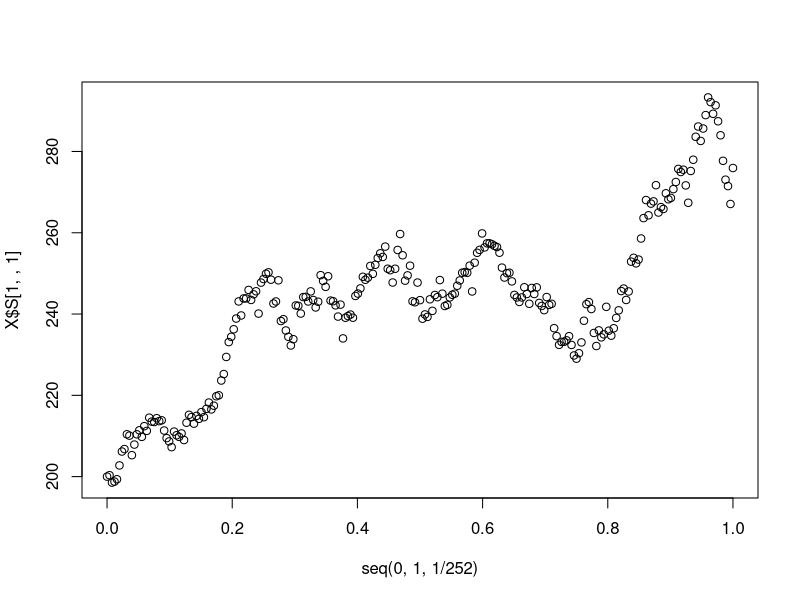
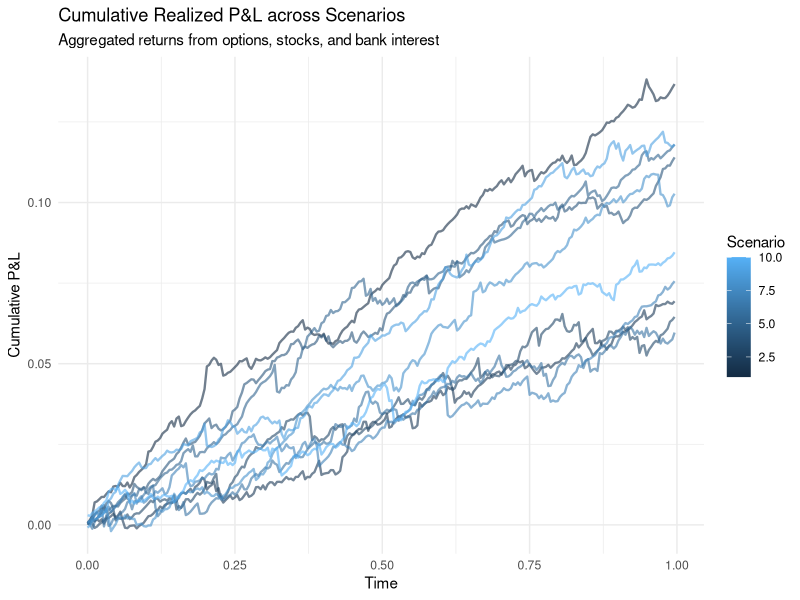
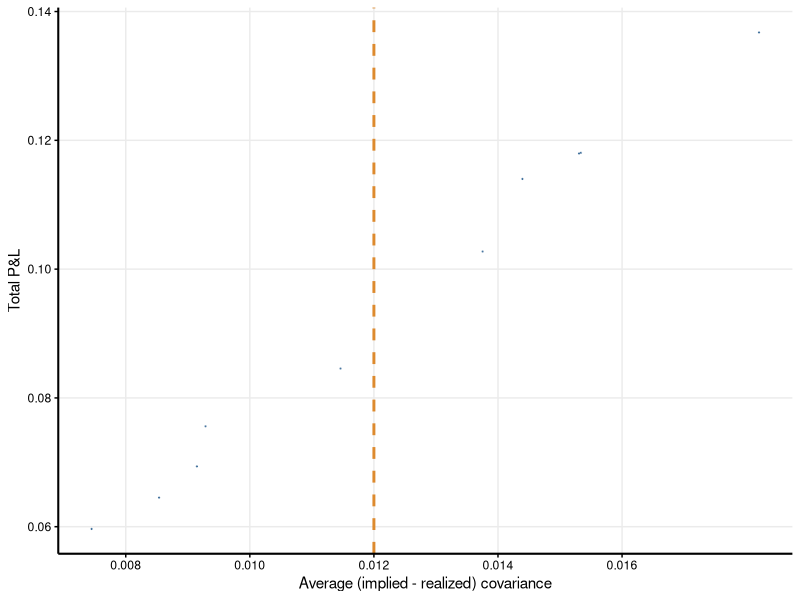
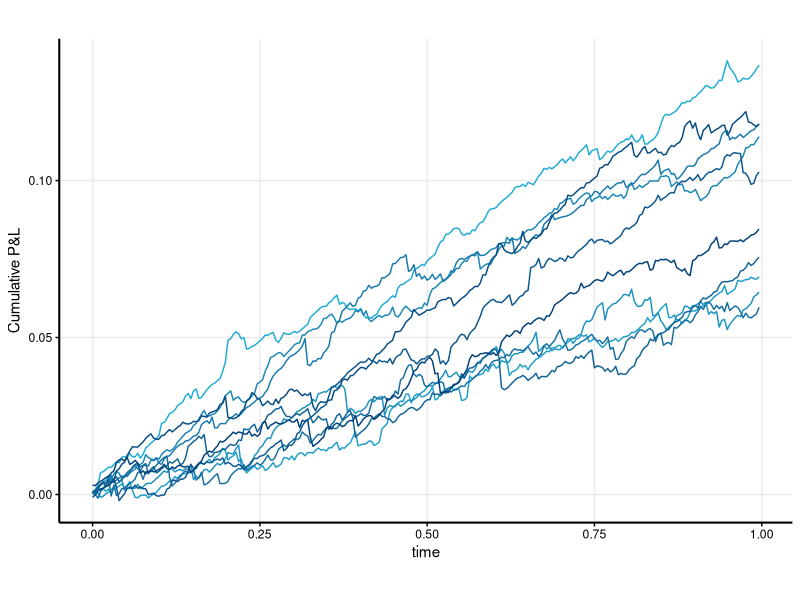
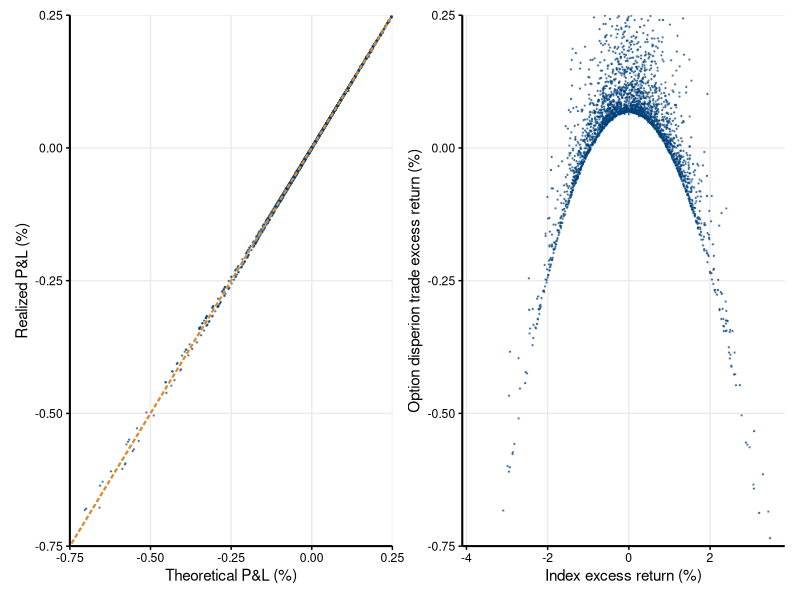
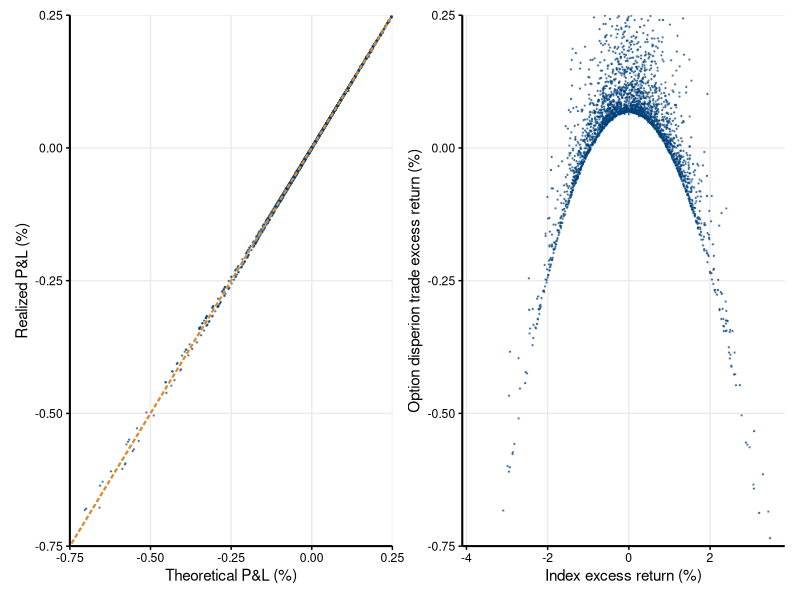

Generate these figures, in order, with R:
#------------------------- General Purpose -------------------------
# This file supports the analysis from Chapter 5 in the thesis. 

#------------------------- !! Important !! -------------------------
# To specifically obtain the figures from the thesis:
#   For figure 8 and 9 put:
#     d = 2 and 10
#     optiontype = "straddle" and "log"
#     nscenarios = 500
#     for_fig_10 = FALSE
#     run up to line 400
#     It will automatically take only the first 10 scenario's to plot figure 8.
#     After running all 4 scenario's, run lines 401 - 469 to make and save the figures.
#   For figure 10:
#     d = 10
#     optiontype = "straddle"
#     nscenarios = 10
#     for_fig_10 = TRUE
#     run all lines

library(ggplot2)
library(dplyr)
library(tidyr)
library(reshape2)
library(patchwork)
#detach("package:MASS", unload = TRUE)

#------------------------- 
#Input: Main parameters.
#-------------------------
#Nr of assets underlying the option
d = 2
#Nr of trading days in 1 year
nT = 252
#Nr of scenarios 
nscenarios = 10
#Maturity of the option (in years)
maturity= 1
#Type of hedge, can only be 'gamma'
greek_hedge = "gamma"
#The type of option, could be 'log' for a log-contract or 'straddle', for a straddle option.
optiontype = "straddle"
#Are the runs to obtain figure 10 from the thesis? Then put this to TRUE, 
#if it is to obtain figures 8 and 9 put it to FALSE.
#To obtain no particular figure, but for the analysis put it to TRUE.
for_fig_10 = TRUE

r=0.02
mu = 0.5
rho_P = 0.3
rho_Q = 0.6
ivP = 0.2
ivQ = 0.2

S0 = rep(200,d)

#computed parameter
dt = 1/nT
divisor = d #keeps index price around level of stocks


# Simulate stock paths in P-world

EulerMaruyama_integrator <- function()
{
  Stocksim =   array(S0,c(d,nT+1,nscenarios))
  
  Sigma <- matrix(rho_P, nrow = d, ncol = d)
  diag(Sigma) <- 1
  L <- t(chol(Sigma))
    
  stocksim = array(S0,c(d,nT+1,nscenarios)) 
  
  for (i in (1:(nT)))
  {  
    Z = matrix(rnorm(d * nscenarios), nrow = d, ncol = nscenarios)
    
    W = t(L %*% Z)
    
    for (sim in (1:nscenarios))
    {
      
    stocksim[,i+1,sim] = stocksim[,i,sim]*exp((r-ivP^2/2)*dt+ivP*sqrt(dt)*W[sim,])
    }
  }
  return(list(S = stocksim))
}

# Intermezzo: plotting an example
X <- EulerMaruyama_integrator()
plot(seq(0,1,1/252),X$S[1,,1])


#----------------------------
# Physical world: stock paths
#----------------------------

#SVR = Stock Variance Rho
Stocks <- EulerMaruyama_integrator()$S
Stocks_tp = Stocks[,2:(nT+1),]
#putting it in dataframe


# 1. 'Melt' the array into a data frame
df_s <- melt(Stocks,   varnames = c("security_id", "t", "scenario"), value.name = "Stock")
df_stp <- melt(Stocks_tp, varnames = c("security_id", "t", "scenario"), value.name = "Stock_tp")

# Insert security_id = d+1 for the index price
df_index <- df_s %>%
  group_by(scenario,t) %>%
  summarize(Stock = 1/divisor*sum(Stock),
            .groups = "drop")  %>%
  mutate(security_id = d+1) %>%
  select(scenario, t, security_id, Stock)

df <- rbind(df_s,df_index)

# Insert security_id = d+1 for the index price
df_index_tp <- df_stp %>%
  group_by(scenario,t) %>%
  summarize(Stock_tp = 1/divisor*sum(Stock_tp),
            .groups = "drop")  %>%
  mutate(security_id = d+1) %>%
  select(scenario, t, security_id, Stock_tp)

df_tp <- rbind(df_stp,df_index_tp)


#finalizing
df_simulated_marketdata <- df %>%
  left_join(df_tp, by = c("security_id", "t", "scenario")) %>%
  mutate(time = (t-1)/nT)


#--------------------------------------------------------
# Risk-neutral world: price Q-options using Black-Scholes
#--------------------------------------------------------

#determining the implied volatility of the index using lognormal approximations

iv_f <- function(security_id, Stockprices,rho){ 
  iv = rep(0,d+1) #initialize vector
  iv[security_id != d+1] = ivQ
  
    w = Stockprices[security_id != d+1]/sum(Stockprices[security_id != d+1])
    dummy = sum(w^2)*exp(ivQ^2)
    
    for(i in 1:d)
    {
      j=1
      while(j<i)
      {
        dummy = dummy + 2*w[i]*w[j]*exp(ivQ^2*rho_Q*maturity) 
        j= j +1
      } 
    }
    iv[d+1] = sqrt(log(dummy)/maturity)
    
    return(data.frame(iv))
}

options(digits = 5)

df_simulated_marketdata <- df_simulated_marketdata %>%
  group_by(scenario,t) %>%
  arrange(security_id) %>%
  reframe(security_id = security_id,
          Stock = Stock,
          Stock_tp = Stock_tp,
          time = time,
          iv_f(security_id, Stock_tp,rho_Q)) %>%
  ungroup() %>%
  mutate(iv_tp = iv)

df_simulated_marketdata <- df_simulated_marketdata %>%
  group_by(scenario,t) %>%
  arrange(security_id) %>%
  reframe(security_id = security_id,
          Stock = Stock,
          Stock_tp = Stock_tp,
          time = time,
          iv_tp = iv,
          iv_f(security_id, Stock,rho_Q)) %>%
  ungroup() 

# We compute option prices  O_t  = E_Q[ (S(t+T)-S(t))_+ | F_t] using the Black-Scholes formula

BS_price <- function(iv,S0,K,option_maturity,r, optiontype)
{
  d1 = 1/(iv*sqrt(option_maturity))*(log(S0/K)+(r+iv^2/2)*option_maturity)
  d2 = d1-iv*sqrt(option_maturity)
  price_call <- pnorm(d1)*S0-pnorm(d2)*K*exp(-r*option_maturity)
  price_put <-  pnorm(-d2)*K*exp(-r*option_maturity)-pnorm(-d1)*S0
  
  delta_call <- pnorm(d1)
  gamma_call <- dnorm(d1)/(S0*iv*sqrt(option_maturity))
  
  #straddle
  delta = 2*delta_call-1
  gamma = 2*gamma_call
  vega = K*exp(-r*option_maturity)*dnorm(d2,0,1)*(sqrt(option_maturity))
  if(optiontype == "straddle")
    {
     out = list(delta = delta, gamma = gamma, price = price_call+price_put)
    } else if (optiontype == "log"){
  out = list(
    price = exp(-r*option_maturity)*((r-iv^2/2)*option_maturity+log(S0/K)),
    delta = exp(-r*(option_maturity))/S0,
    gamma = -exp(-r*(option_maturity))/S0^2)
  }
  
  return(out)
}

# Bob's portfolio is setup with ATM-options for which the strike at time t is given by S(t).
df_simulated_marketdata <- df_simulated_marketdata %>%
  rowwise() %>%
  mutate(Option =  BS_price(iv,Stock,Stock,maturity,r,optiontype)$price,
         Option_tp = BS_price(iv,Stock_tp,Stock,maturity-dt,r,optiontype)$price,
         delta = BS_price(iv,Stock,Stock,maturity,r,optiontype)$delta,
         gamma = BS_price(iv,Stock,Stock,maturity,r,optiontype)$gamma) %>%
  ungroup()


#----------------------
# Executing Bob's-trade
#----------------------

portfolio_f <- function(greek_hedge, security_id, gamma,delta,vega, Option,Stock,iv,rho_estimate)
{
  n = length(security_id)
  index = which(security_id == d+1)
  alpha_index = -sign(gamma[index])/Option[index]
  
  #We compute the vector signifying the shares in each option: shares_option
  if(greek_hedge == "gamma")
  {
    shares_option= -alpha_index*1/first(divisor)^2*gamma[index]/gamma
    shares_option[index] = alpha_index    
  } else if (greek_hedge == "vega"){
    #partial derivative of O_I w.r.t. sigma_i, with i the vector element
    z = 1/first(divisor)^2/IV[index]*(first(rho_estimate)*sum(IV)+(1-first(rho_estimate))*IV)
    partial_OI_partial_sigma_i = vega[index]*z
    
    shares_option = - partial_OI_partial_sigma_i/vega
    shares_option[index] = alpha_index
  }
  
  shares_stock = -shares_option*delta
  
  shares_bank = -(sum(shares_option*Option)+sum(shares_stock*Stock))
  return(data.frame(shares_option,shares_stock, shares_bank))
}


df_trade_execution <- df_simulated_marketdata %>%
  group_by(time, scenario) %>%
  mutate(portfolio_f(greek_hedge,security_id,gamma,delta,vega,Option,Stock,iv,0)) %>%
  ungroup()

PNL_theoretical_f <- function(gamma, IV, S_Tp,S_T,dt)
{
  R = (S_Tp-S_T)/S_T
  return(0.5*gamma*S_T^2*(R^2-IV^2*dt)) 
}

df_trade_execution$PNL_theoretical <- PNL_theoretical_f(df_trade_execution$gamma, df_trade_execution$iv, df_trade_execution$Stock_tp,df_trade_execution$Stock,dt)

#--------------------------------
# Computing PNL of Bob's strategy
#--------------------------------

df_PNL <- df_trade_execution %>%
  group_by(time, scenario) %>%
  summarize(PNL_realized = sum(shares_option*(Option_tp-Option)+shares_stock*(Stock_tp-Stock))+first(shares_bank*(exp(r*dt)-1)),
            PNL_theoretical = sum(shares_option*PNL_theoretical),
            RM = sum((Stock_tp-Stock)/Stock*if_else(security_id==d+1,1,0)),
            #PNL_theoretical = sum(PNL_theoretical*shares_option),
            .groups = "drop") %>%
  filter(time != 1)


# cummulative PNL
df_PNL <- df_PNL %>%
  arrange(scenario, time) %>%
  group_by(scenario) %>%
  mutate(cumulative_PNL = cumsum(PNL_realized)) %>%
  ungroup()

#--------------------------------
# Plotting all scenario's ran.
#--------------------------------

ggplot(df_PNL, aes(x = time, y = cumulative_PNL, color = scenario, group = scenario)) +
  # Realized P&L Lines for all scenarios
  geom_line(alpha = 0.6, size = 0.8) + 
  labs(
    title = "Cumulative Realized P&L across Scenarios",
    subtitle = "Aggregated returns from options, stocks, and bank interest",
    x = "Time",
    y = "Cumulative P&L",
    color = "Scenario"
  ) +
  theme_minimal() +
  theme(legend.position = "right")

#--------------------------------
# Preparing for figure 8. (only plotting up to scenario 10)
#--------------------------------

df_PNL_filtered <- df_PNL %>%
  filter(scenario <= 10)

pl_evol <- ggplot(df_PNL_filtered, aes(x  = time, y = cumulative_PNL, group = scenario)) + 
  geom_line(aes(colour = scenario), linewidth = 0.5, linetype = 1) +
  scale_colour_gradientn(colours = c("#1FABD5", "#00407A")) +
   ylab(expression("Cumulative P&L")) + xlab("time")+theme_minimal() +theme(aspect.ratio=0.66,legend.position = "none")+  theme(
    axis.line = element_line(color = "black", linewidth = 0.7),
    axis.text = element_text(color = "black"),
    axis.ticks = element_line(color = "black"),panel.grid.minor = element_blank()
  )

assign(paste0("pl_evol_",optiontype, d),pl_evol)
print(paste0("pl_evol_",optiontype, d))

#------------------------------------------------------------
# Comparing with difference realized and implied correlations
#------------------------------------------------------------

df_diff_cov <- df_simulated_marketdata %>%
  filter(security_id != d+1) %>%
  group_by(scenario, security_id) %>%
  mutate(return = (Stock_tp-Stock)/Stock) %>%
  mutate(w = Stock/sum(Stock)) %>%
  ungroup() %>%
  filter(!is.na(return)) %>%
  group_by(time, scenario) %>%
  summarize(realized_cov_day = sum(w*return)^2-sum((w*return)^2),
            implied_cov_day = dt*ivQ^2*rho_Q*(sum(w)^2-sum(w^2)),
            denumerator_day = dt*(sum(w)^2-sum(w^2)),
            .groups = "drop") %>%
  group_by(scenario) %>%
  summarize(realized_cov = sum(realized_cov_day),
            implied_cov  = sum(implied_cov_day),
            denumerator  = sum(denumerator_day),
            .groups = "drop") %>%
  mutate(diff_impl_real_cov = (implied_cov-realized_cov)/denumerator)

df_tot_PNL <- df_PNL %>%
  filter(time == 1-dt)

df_scatter_plot <- df_tot_PNL %>%
  inner_join(df_diff_cov, by = c("scenario"))

#--------------------------------
# Preparing figure 9.
#--------------------------------

pl_cummul <- ggplot(df_scatter_plot, aes(x = diff_impl_real_cov, y = cumulative_PNL)) +
  geom_point(alpha = 0.5, color = "#00407A", size = 0.15) + 
  labs(
    x = "Average (implied - realized) covariance",
    y = "Total P&L",
  ) +scale_x_continuous(breaks = c(0.008,0.01, 0.012,0.014,0.016)) +

  geom_vline(xintercept = 0.012, color = "#DD8A2E", linewidth = 1, linetype = "dashed") +
  theme_minimal()+ 
  theme(
    axis.line = element_line(color = "black", linewidth = 0.7),
    axis.text = element_text(color = "black"),
    axis.ticks = element_line(color = "black"),panel.grid.minor = element_blank()
  )

plot_time <- paste0("pl_evol_",optiontype, d)
plot_cumul <- paste0("pl_scatter_",optiontype, d)

assign(plot_time,pl_evol)
assign(plot_cumul,pl_cummul)

print(paste0("pl_scatter_",optiontype, d))
print(paste0("pl_evol_",optiontype, d))

get(paste0("pl_scatter_",optiontype, d))
get(paste0("pl_evol_",optiontype, d))

#------------------------- 
# Constructing figures 8 and 9 from the paper, make sure to have run up to line 397 for the following 4 scenarios.
# Log-contract (optiontype) with 2 assets (d).
# Log-contract (optiontype) with 10 assets (d).
# Straddle-contract (optiontype) with 2 assets (d).
# Straddle-contract (optiontype) with 10 assets (d).
# All 4 should be in memory.
# When all 4 are in memory, run up to 469 to obtain figure 8 and 9.
#-------------------------






if (!for_fig_10) {
  #-------------------------
  # Figure 8
  #-------------------------
  
  #Test if everything is loaded properly
  pl_evol_log2
  pl_evol_log10
  pl_evol_straddle2
  pl_evol_straddle10
  
  # Combine plots: (Top Row) / (Bottom Row)
  combined_plot <- ((pl_evol_log2) + pl_evol_log10) / 
    ((pl_evol_straddle2)+ pl_evol_straddle10) + 
    plot_annotation(tag_levels = 'a')
  
  # Display the result
  combined_plot
  
  #Save the result for figure 8
  setwd(dirname(rstudioapi::getActiveDocumentContext()$path))
  setwd(paste0("Figures"))
  ggsave('Figure8_log2log10straddle2straddle10_evol.png', 
         plot=combined_plot,
         width = 6.5,
         height = 5,
         units = "in",   
         dpi = 300       
  )
  
  #-------------------------
  # Figure 9
  #-------------------------
  
  #test if all 4 scenario's are in memory.
  pl_scatter_log2
  pl_scatter_log10
  pl_scatter_straddle2
  pl_scatter_straddle10
  
  # Combine plots: (Top Row) / (Bottom Row)
  combined_plot <- ((pl_scatter_log2 +scale_x_continuous(breaks = c(0.006,0.009, 0.012,0.015,0.018))) + pl_scatter_log10) / 
    ((pl_scatter_straddle2 +scale_x_continuous(breaks = c(0.006,0.009, 0.012,0.015,0.018)))+ pl_scatter_straddle10) + 
    plot_annotation(tag_levels = 'a')
  
  # Display the result
  combined_plot
  
  setwd(dirname(rstudioapi::getActiveDocumentContext()$path))
  setwd(paste0("Figures"))
  ggsave('Figure9_log2log10straddle2straddle10_scatter.png', 
         plot=combined_plot,
         width = 6.5,
         height = 5,
         units = "in",   
         dpi = 300       
    )
}

#-------------------------
# Analysis of returns
#-------------------------

#1. Single index model / CAPM
df_CAPM <- df_PNL %>%
  mutate(Re= PNL_realized-((1+r)^(1/365)-1), RMe = RM-((1+r)^(1/365)-1)) %>%
  select(Re,RMe)

capm_model <- lm(Re ~ RMe, data = df_CAPM)

summary(capm_model)

#-------------------------
# Prepare for figure 10.
#-------------------------

pl_capm <- ggplot(df_CAPM, aes(x = RMe*100, y =Re*100)) +
  geom_point(alpha = 0.5, color = "#00407A", size = 0.2) +
  scale_y_continuous(breaks = c(-0.75,-0.5,-0.25, 0,0.25),limits = c(-0.75, 0.25),expand = c(0, 0)
  ) +  
  labs(
    x = "Index excess return (%)",
    y = "Option disperion trade excess return (%)",
    color = "Legend Title",
    linetype = "Legend Title"  )+
  
  theme_minimal() +
  theme(panel.grid.minor = element_blank())+
  theme(
    axis.line = element_line(color = "black", linewidth = 0.7),
    axis.text = element_text(color = "black"),
    axis.ticks = element_line(color = "black"),panel.grid.minor = element_blank()
  )


pl_real_vs_theor <- ggplot(df_PNL, aes(x = PNL_theoretical*100, y = PNL_realized*100)) +
  geom_point(alpha = 0.5, color = "#00407A", size = 0.2) +
  geom_abline(intercept = 0, slope = 1, color = "#DD8A2E", linetype = "21", linewidth = 0.78) +
  scale_y_continuous(breaks = c(-0.75,-0.5,-0.25, 0,0.25),limits = c(-0.75, 0.25),expand = c(0, 0))+
  scale_x_continuous(breaks = c(-0.75,-0.5,-0.25, 0,0.25),limits = c(-0.75, 0.25),expand = c(0, 0))+
  labs(
    x = "Theoretical P&L (%)",
    y = "Realized P&L (%)",
    color = "Legend Title",
    linetype = "Legend Title"  )+
  
  theme_minimal() +
  theme(panel.grid.minor = element_blank())+
  theme(
    axis.line = element_line(color = "black", linewidth = 0.7),
    axis.text = element_text(color = "black"),
    axis.ticks = element_line(color = "black"),panel.grid.minor = element_blank()
  )

pl_analysis <- (pl_real_vs_theor + pl_capm)

# Display the result
print(pl_analysis)

# Save the result
setwd(dirname(rstudioapi::getActiveDocumentContext()$path))
setwd(paste0("Figures"))
ggsave('Figure10_Simulations_Analysis.png', 
plot=pl_analysis,
width = 7,
height = 3.5,
units = "in", 
dpi = 300     
)
